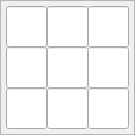
        <widget class="QFrame" name="frame_4">
         <property name="minimumSize">
          <size>
           <width>135</width>
           <height>135</height>
          </size>
         </property>
         <property name="maximumSize">
          <size>
           <width>135</width>
           <height>135</height>
          </size>
         </property>
         <property name="frameShape">
          <enum>QFrame::StyledPanel</enum>
         </property>
         <property name="frameShadow">
          <enum>QFrame::Raised</enum>
         </property>
         <layout class="QGridLayout" name="gridLayout_4">
          <property name="leftMargin">
           <number>5</number>
          </property>
          <property name="topMargin">
           <number>5</number>
          </property>
          <property name="rightMargin">
           <number>5</number>
          </property>
          <property name="bottomMargin">
           <number>5</number>
          </property>
          <property name="spacing">
           <number>0</number>
          </property>
          <item row="0" column="0">
           <widget class="QLineEdit" name="lineEdit_3_0">
            <property name="minimumSize">
             <size>
              <width>41</width>
              <height>41</height>
             </size>
            </property>
            <property name="maximumSize">
             <size>
              <width>41</width>
              <height>41</height>
             </size>
            </property>
            <property name="inputMask">
             <string>9</string>
            </property>
            <property name="alignment">
             <set>Qt::AlignCenter</set>
            </property>
           </widget>
          </item>
          <item row="0" column="1">
           <widget class="QLineEdit" name="lineEdit_3_1">
            <property name="minimumSize">
             <size>
              <width>41</width>
              <height>41</height>
             </size>
            </property>
            <property name="maximumSize">
             <size>
              <width>41</width>
              <height>41</height>
             </size>
            </property>
            <property name="inputMask">
             <string>9</string>
            </property>
            <property name="alignment">
             <set>Qt::AlignCenter</set>
            </property>
           </widget>
          </item>
          <item row="0" column="2">
           <widget class="QLineEdit" name="lineEdit_3_2">
            <property name="minimumSize">
             <size>
              <width>41</width>
              <height>41</height>
             </size>
            </property>
            <property name="maximumSize">
             <size>
              <width>41</width>
              <height>41</height>
             </size>
            </property>
            <property name="inputMask">
             <string>9</string>
            </property>
            <property name="alignment">
             <set>Qt::AlignCenter</set>
            </property>
           </widget>
          </item>
          <item row="1" column="0">
           <widget class="QLineEdit" name="lineEdit_4_0">
            <property name="minimumSize">
             <size>
              <width>41</width>
              <height>41</height>
             </size>
            </property>
            <property name="maximumSize">
             <size>
              <width>41</width>
              <height>41</height>
             </size>
            </property>
            <property name="inputMask">
             <string>9</string>
            </property>
            <property name="alignment">
             <set>Qt::AlignCenter</set>
            </property>
           </widget>
          </item>
          <item row="1" column="1">
           <widget class="QLineEdit" name="lineEdit_4_1">
            <property name="minimumSize">
             <size>
              <width>41</width>
              <height>41</height>
             </size>
            </property>
            <property name="maximumSize">
             <size>
              <width>41</width>
              <height>41</height>
             </size>
            </property>
            <property name="inputMask">
             <string>9</string>
            </property>
            <property name="alignment">
             <set>Qt::AlignCenter</set>
            </property>
           </widget>
          </item>
          <item row="1" column="2">
           <widget class="QLineEdit" name="lineEdit_4_2">
            <property name="minimumSize">
             <size>
              <width>41</width>
              <height>41</height>
             </size>
            </property>
            <property name="maximumSize">
             <size>
              <width>41</width>
              <height>41</height>
             </size>
            </property>
            <property name="inputMask">
             <string>9</string>
            </property>
            <property name="alignment">
             <set>Qt::AlignCenter</set>
            </property>
           </widget>
          </item>
          <item row="2" column="0">
           <widget class="QLineEdit" name="lineEdit_5_0">
            <property name="minimumSize">
             <size>
              <width>41</width>
              <height>41</height>
             </size>
            </property>
            <property name="maximumSize">
             <size>
              <width>41</width>
              <height>41</height>
             </size>
            </property>
            <property name="inputMask">
             <string>9</string>
            </property>
            <property name="alignment">
             <set>Qt::AlignCenter</set>
            </property>
           </widget>
          </item>
          <item row="2" column="1">
           <widget class="QLineEdit" name="lineEdit_5_1">
            <property name="minimumSize">
             <size>
              <width>41</width>
              <height>41</height>
             </size>
            </property>
            <property name="maximumSize">
             <size>
              <width>41</width>
              <height>41</height>
             </size>
            </property>
            <property name="inputMask">
             <string>9</string>
            </property>
            <property name="alignment">
             <set>Qt::AlignCenter</set>
            </property>
           </widget>
          </item>
          <item row="2" column="2">
           <widget class="QLineEdit" name="lineEdit_5_2">
            <property name="minimumSize">
             <size>
              <width>41</width>
              <height>41</height>
             </size>
            </property>
            <property name="maximumSize">
             <size>
              <width>41</width>
              <height>41</height>
             </size>
            </property>
            <property name="inputMask">
             <string>9</string>
            </property>
            <property name="alignment">
             <set>Qt::AlignCenter</set>
            </property>
           </widget>
          </item>
         </layout>
        </widget>
